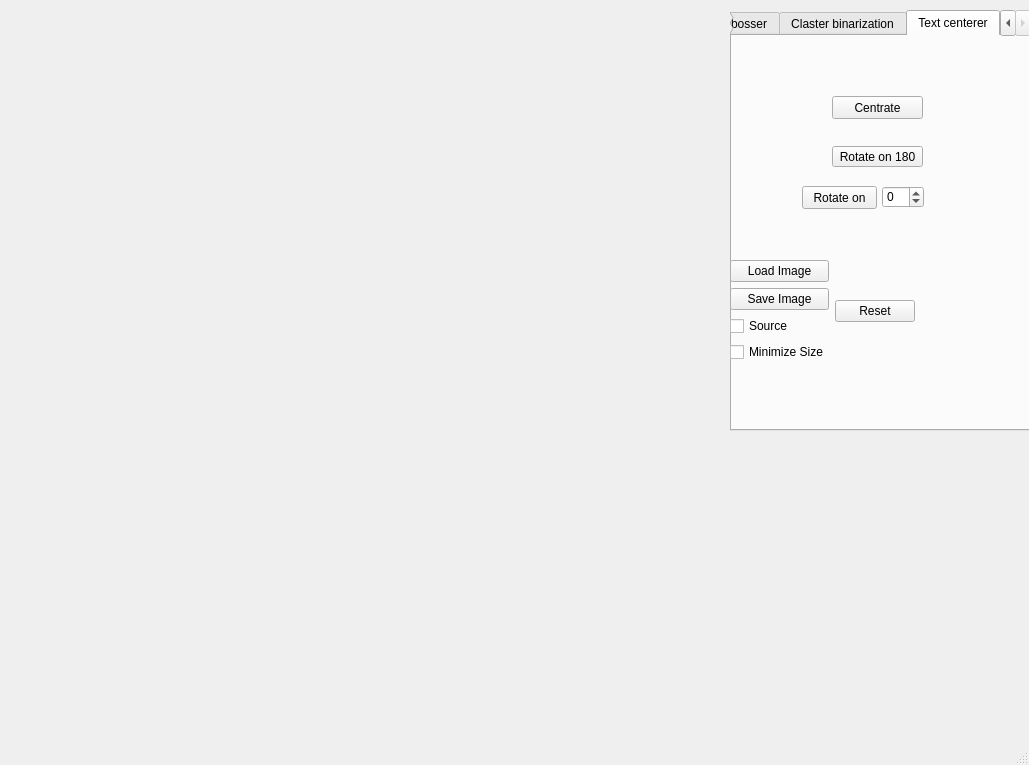
<?xml version="1.0" encoding="UTF-8"?>
<ui version="4.0">
 <class>MainWindow</class>
 <widget class="QMainWindow" name="MainWindow">
  <property name="geometry">
   <rect>
    <x>0</x>
    <y>0</y>
    <width>1029</width>
    <height>765</height>
   </rect>
  </property>
  <property name="windowTitle">
   <string>MainWindow</string>
  </property>
  <widget class="QWidget" name="centralwidget">
   <widget class="QLabel" name="preview_label">
    <property name="geometry">
     <rect>
      <x>10</x>
      <y>10</y>
      <width>711</width>
      <height>711</height>
     </rect>
    </property>
    <property name="text">
     <string/>
    </property>
    <property name="alignment">
     <set>Qt::AlignCenter</set>
    </property>
   </widget>
   <widget class="QLabel" name="hystogram_label">
    <property name="geometry">
     <rect>
      <x>740</x>
      <y>440</y>
      <width>256</width>
      <height>280</height>
     </rect>
    </property>
    <property name="text">
     <string/>
    </property>
   </widget>
   <widget class="QWidget" name="verticalLayoutWidget">
    <property name="geometry">
     <rect>
      <x>730</x>
      <y>10</y>
      <width>301</width>
      <height>421</height>
     </rect>
    </property>
    <layout class="QVBoxLayout" name="verticalLayout">
     <item>
      <widget class="QTabWidget" name="operations_widget">
       <property name="currentIndex">
        <number>6</number>
       </property>
       <widget class="QWidget" name="median_tab">
        <attribute name="title">
         <string>Median filter</string>
        </attribute>
        <widget class="QWidget" name="formLayoutWidget_9">
         <property name="geometry">
          <rect>
           <x>0</x>
           <y>10</y>
           <width>291</width>
           <height>231</height>
          </rect>
         </property>
         <layout class="QFormLayout" name="formLayout_9">
          <item row="0" column="0">
           <widget class="QPushButton" name="mdian_use_button">
            <property name="text">
             <string>Use</string>
            </property>
           </widget>
          </item>
          <item row="0" column="1">
           <layout class="QHBoxLayout" name="horizontalLayout_6">
            <item>
             <widget class="QSpinBox" name="median_size_box">
              <property name="layoutDirection">
               <enum>Qt::LeftToRight</enum>
              </property>
              <property name="showGroupSeparator" stdset="0">
               <bool>false</bool>
              </property>
              <property name="minimum">
               <number>3</number>
              </property>
              <property name="maximum">
               <number>100</number>
              </property>
              <property name="singleStep">
               <number>2</number>
              </property>
              <property name="value">
               <number>3</number>
              </property>
             </widget>
            </item>
            <item>
             <spacer name="horizontalSpacer_7">
              <property name="orientation">
               <enum>Qt::Horizontal</enum>
              </property>
              <property name="sizeHint" stdset="0">
               <size>
                <width>40</width>
                <height>20</height>
               </size>
              </property>
             </spacer>
            </item>
           </layout>
          </item>
         </layout>
        </widget>
       </widget>
       <widget class="QWidget" name="gaussian_tab">
        <attribute name="title">
         <string>Gaussian filter</string>
        </attribute>
        <widget class="QWidget" name="formLayoutWidget_10">
         <property name="geometry">
          <rect>
           <x>0</x>
           <y>10</y>
           <width>291</width>
           <height>231</height>
          </rect>
         </property>
         <layout class="QFormLayout" name="formLayout_10">
          <item row="0" column="0">
           <widget class="QPushButton" name="gaussian_use_button">
            <property name="text">
             <string>Use</string>
            </property>
           </widget>
          </item>
          <item row="0" column="1">
           <layout class="QHBoxLayout" name="horizontalLayout_7">
            <item>
             <widget class="QSpinBox" name="gaussian_size_box">
              <property name="layoutDirection">
               <enum>Qt::LeftToRight</enum>
              </property>
              <property name="showGroupSeparator" stdset="0">
               <bool>false</bool>
              </property>
              <property name="minimum">
               <number>3</number>
              </property>
              <property name="maximum">
               <number>15</number>
              </property>
              <property name="singleStep">
               <number>2</number>
              </property>
              <property name="value">
               <number>3</number>
              </property>
             </widget>
            </item>
            <item>
             <spacer name="horizontalSpacer_8">
              <property name="orientation">
               <enum>Qt::Horizontal</enum>
              </property>
              <property name="sizeHint" stdset="0">
               <size>
                <width>40</width>
                <height>20</height>
               </size>
              </property>
             </spacer>
            </item>
           </layout>
          </item>
         </layout>
        </widget>
       </widget>
       <widget class="QWidget" name="sobel_tab">
        <attribute name="title">
         <string>Sobel filter</string>
        </attribute>
        <widget class="QWidget" name="gridLayoutWidget">
         <property name="geometry">
          <rect>
           <x>0</x>
           <y>10</y>
           <width>291</width>
           <height>211</height>
          </rect>
         </property>
         <layout class="QGridLayout" name="gridLayout">
          <item row="0" column="1">
           <widget class="QSpinBox" name="sobel_size_box">
            <property name="minimum">
             <number>3</number>
            </property>
            <property name="maximum">
             <number>15</number>
            </property>
            <property name="singleStep">
             <number>2</number>
            </property>
            <property name="value">
             <number>3</number>
            </property>
           </widget>
          </item>
          <item row="0" column="2">
           <spacer name="horizontalSpacer_2">
            <property name="orientation">
             <enum>Qt::Horizontal</enum>
            </property>
            <property name="sizeHint" stdset="0">
             <size>
              <width>40</width>
              <height>20</height>
             </size>
            </property>
           </spacer>
          </item>
          <item row="0" column="0">
           <widget class="QPushButton" name="sobel_use_button">
            <property name="text">
             <string>Use</string>
            </property>
           </widget>
          </item>
          <item row="1" column="1">
           <spacer name="verticalSpacer">
            <property name="orientation">
             <enum>Qt::Vertical</enum>
            </property>
            <property name="sizeHint" stdset="0">
             <size>
              <width>20</width>
              <height>40</height>
             </size>
            </property>
           </spacer>
          </item>
         </layout>
        </widget>
       </widget>
       <widget class="QWidget" name="tab">
        <attribute name="title">
         <string>Kirsch filter</string>
        </attribute>
        <widget class="QWidget" name="gridLayoutWidget_2">
         <property name="geometry">
          <rect>
           <x>0</x>
           <y>10</y>
           <width>291</width>
           <height>211</height>
          </rect>
         </property>
         <layout class="QGridLayout" name="gridLayout_2">
          <item row="0" column="0">
           <widget class="QPushButton" name="kirsch_use_button">
            <property name="text">
             <string>Use</string>
            </property>
           </widget>
          </item>
          <item row="0" column="2">
           <spacer name="horizontalSpacer_3">
            <property name="orientation">
             <enum>Qt::Horizontal</enum>
            </property>
            <property name="sizeHint" stdset="0">
             <size>
              <width>40</width>
              <height>20</height>
             </size>
            </property>
           </spacer>
          </item>
          <item row="1" column="0">
           <spacer name="verticalSpacer_2">
            <property name="orientation">
             <enum>Qt::Vertical</enum>
            </property>
            <property name="sizeHint" stdset="0">
             <size>
              <width>20</width>
              <height>40</height>
             </size>
            </property>
           </spacer>
          </item>
          <item row="0" column="1">
           <widget class="QSpinBox" name="kirsch_size_box">
            <property name="minimum">
             <number>3</number>
            </property>
            <property name="maximum">
             <number>15</number>
            </property>
            <property name="singleStep">
             <number>2</number>
            </property>
            <property name="value">
             <number>3</number>
            </property>
           </widget>
          </item>
         </layout>
        </widget>
       </widget>
       <widget class="QWidget" name="tab_2">
        <attribute name="title">
         <string>Embosser</string>
        </attribute>
        <widget class="QWidget" name="gridLayoutWidget_3">
         <property name="geometry">
          <rect>
           <x>0</x>
           <y>10</y>
           <width>291</width>
           <height>211</height>
          </rect>
         </property>
         <layout class="QGridLayout" name="gridLayout_3">
          <item row="0" column="3">
           <widget class="QSlider" name="embosser_brightness_slider">
            <property name="maximum">
             <number>255</number>
            </property>
            <property name="value">
             <number>125</number>
            </property>
            <property name="orientation">
             <enum>Qt::Horizontal</enum>
            </property>
           </widget>
          </item>
          <item row="0" column="1">
           <widget class="QLCDNumber" name="embosser_brightness_lcd">
            <property name="intValue" stdset="0">
             <number>128</number>
            </property>
           </widget>
          </item>
          <item row="2" column="3">
           <spacer name="verticalSpacer_3">
            <property name="orientation">
             <enum>Qt::Vertical</enum>
            </property>
            <property name="sizeHint" stdset="0">
             <size>
              <width>20</width>
              <height>40</height>
             </size>
            </property>
           </spacer>
          </item>
          <item row="0" column="0">
           <widget class="QPushButton" name="embosser_indention_use_button">
            <property name="text">
             <string>Indention</string>
            </property>
           </widget>
          </item>
          <item row="1" column="0">
           <widget class="QPushButton" name="embosser_extrusion_use_button">
            <property name="text">
             <string>Extrusion</string>
            </property>
           </widget>
          </item>
         </layout>
        </widget>
       </widget>
       <widget class="QWidget" name="tab_3">
        <attribute name="title">
         <string>Claster binarization</string>
        </attribute>
        <widget class="QWidget" name="gridLayoutWidget_4">
         <property name="geometry">
          <rect>
           <x>0</x>
           <y>10</y>
           <width>291</width>
           <height>211</height>
          </rect>
         </property>
         <layout class="QGridLayout" name="gridLayout_4">
          <item row="1" column="0">
           <spacer name="horizontalSpacer_4">
            <property name="orientation">
             <enum>Qt::Horizontal</enum>
            </property>
            <property name="sizeHint" stdset="0">
             <size>
              <width>40</width>
              <height>20</height>
             </size>
            </property>
           </spacer>
          </item>
          <item row="1" column="1">
           <widget class="QPushButton" name="binarize_button">
            <property name="text">
             <string>Binarize</string>
            </property>
           </widget>
          </item>
          <item row="0" column="1">
           <spacer name="verticalSpacer_5">
            <property name="orientation">
             <enum>Qt::Vertical</enum>
            </property>
            <property name="sizeHint" stdset="0">
             <size>
              <width>20</width>
              <height>40</height>
             </size>
            </property>
           </spacer>
          </item>
          <item row="2" column="1">
           <spacer name="verticalSpacer_4">
            <property name="orientation">
             <enum>Qt::Vertical</enum>
            </property>
            <property name="sizeHint" stdset="0">
             <size>
              <width>20</width>
              <height>40</height>
             </size>
            </property>
           </spacer>
          </item>
          <item row="1" column="2">
           <spacer name="horizontalSpacer_5">
            <property name="orientation">
             <enum>Qt::Horizontal</enum>
            </property>
            <property name="sizeHint" stdset="0">
             <size>
              <width>40</width>
              <height>20</height>
             </size>
            </property>
           </spacer>
          </item>
         </layout>
        </widget>
       </widget>
       <widget class="QWidget" name="tab_4">
        <attribute name="title">
         <string>Text centerer</string>
        </attribute>
        <widget class="QPushButton" name="centrate_button">
         <property name="geometry">
          <rect>
           <x>100</x>
           <y>60</y>
           <width>91</width>
           <height>23</height>
          </rect>
         </property>
         <property name="text">
          <string>Centrate</string>
         </property>
        </widget>
        <widget class="QPushButton" name="rotate_on_180_button">
         <property name="geometry">
          <rect>
           <x>100</x>
           <y>110</y>
           <width>91</width>
           <height>21</height>
          </rect>
         </property>
         <property name="text">
          <string>Rotate on 180</string>
         </property>
        </widget>
        <widget class="QPushButton" name="rotate_button">
         <property name="geometry">
          <rect>
           <x>70</x>
           <y>150</y>
           <width>75</width>
           <height>23</height>
          </rect>
         </property>
         <property name="text">
          <string>Rotate on</string>
         </property>
        </widget>
        <widget class="QSpinBox" name="rotate_spinbox">
         <property name="geometry">
          <rect>
           <x>150</x>
           <y>150</y>
           <width>42</width>
           <height>22</height>
          </rect>
         </property>
         <property name="minimum">
          <number>-180</number>
         </property>
         <property name="maximum">
          <number>180</number>
         </property>
        </widget>
       </widget>
      </widget>
     </item>
    </layout>
   </widget>
   <widget class="QWidget" name="layoutWidget">
    <property name="geometry">
     <rect>
      <x>730</x>
      <y>260</y>
      <width>299</width>
      <height>102</height>
     </rect>
    </property>
    <layout class="QHBoxLayout" name="horizontalLayout">
     <item>
      <layout class="QVBoxLayout" name="verticalLayout_2">
       <item>
        <widget class="QPushButton" name="load_image_button">
         <property name="text">
          <string>Load Image</string>
         </property>
        </widget>
       </item>
       <item>
        <widget class="QPushButton" name="save_image_button">
         <property name="text">
          <string>Save Image</string>
         </property>
        </widget>
       </item>
       <item>
        <widget class="QCheckBox" name="source_flag_box">
         <property name="text">
          <string>Source</string>
         </property>
        </widget>
       </item>
       <item>
        <widget class="QCheckBox" name="minimize_size_flag_box">
         <property name="text">
          <string>Minimize Size</string>
         </property>
        </widget>
       </item>
      </layout>
     </item>
     <item>
      <widget class="QPushButton" name="reset_button">
       <property name="text">
        <string>Reset</string>
       </property>
      </widget>
     </item>
     <item>
      <spacer name="horizontalSpacer">
       <property name="orientation">
        <enum>Qt::Horizontal</enum>
       </property>
       <property name="sizeHint" stdset="0">
        <size>
         <width>40</width>
         <height>20</height>
        </size>
       </property>
      </spacer>
     </item>
    </layout>
   </widget>
  </widget>
  <widget class="QMenuBar" name="menubar">
   <property name="geometry">
    <rect>
     <x>0</x>
     <y>0</y>
     <width>1029</width>
     <height>21</height>
    </rect>
   </property>
  </widget>
  <widget class="QStatusBar" name="statusbar"/>
 </widget>
 <resources/>
 <connections/>
</ui>
